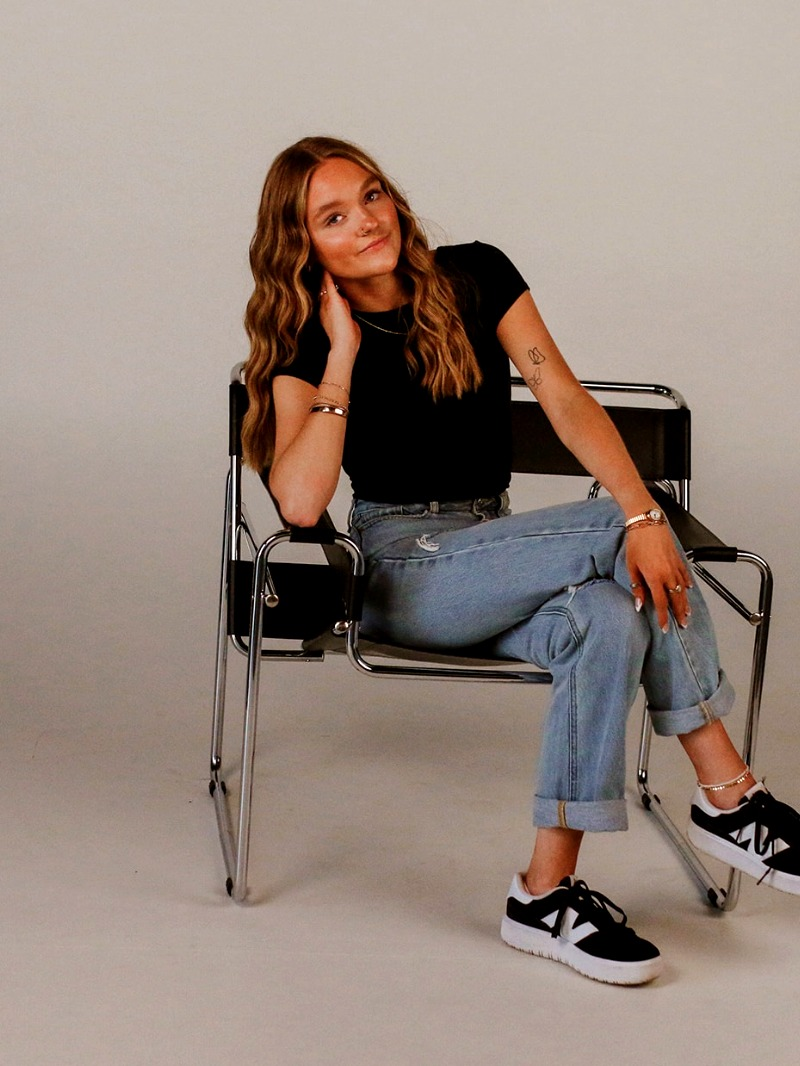
#> input picture images/lacee1.jpg, 800 x 1066 px, found by its file name
$ python process_photos.py
#> lines starting #> are read from the running program, lines starting #| are printed output that depends on the picture
"""
Lacee's Salon — Photo Processor
================================
Place your raw photos in salon/raw/ then run:
  python3 process_photos.py

Processed images saved to salon/images/

Hair work photos (name photo1.jpg–photo10.jpg):
  1. Ash-blonde texture close-up     → keep RIGHT half  (split shot)
  2. Brunette balayage result         → keep RIGHT half  (split shot)
  3. Blonde girl, flower wall         → keep LEFT half   (split shot)
  4. Dark hair from behind, full      → trim edges only  (already a good full shot)
  5. Before/after reddish-brown       → keep RIGHT half  (after shot)
  6. Silver/ash hair from behind      → keep RIGHT half  (split shot)
  7. Long dark curly, salon           → keep CENTER-RIGHT (3-panel shot)
  8. Blonde wavy, sage jacket         → keep RIGHT half  (split shot)
  9. Pink highlights (Huskers)        → trim edges only  (mostly full shot)
 10. Dark brunette waves, flower wall → keep RIGHT half  (split shot)

Lacee personal photos (name lacee1.jpg, lacee2.jpg):
 lacee1. Sitting in chair, full body → no crop, gentle warm enhancement
 lacee2. With flowers, over shoulder → no crop, gentle warm enhancement
         Both sized to portrait 800×1066 with soft warmth filter
"""

import os
from PIL import Image, ImageEnhance, ImageFilter

RAW_DIR = os.path.join(os.path.dirname(__file__), "raw")
OUT_DIR = os.path.join(os.path.dirname(__file__), "images")
os.makedirs(OUT_DIR, exist_ok=True)

# Crop boxes as (left%, top%, right%, bottom%) — percentages of original dimensions
CROP_PLANS = {
    1:  (0.50, 0.03, 1.00, 0.97),   # right half
    2:  (0.47, 0.03, 1.00, 0.97),   # right half
    3:  (0.02, 0.03, 0.56, 0.97),   # left half
    4:  (0.03, 0.04, 0.97, 0.97),   # trim edges
    5:  (0.50, 0.03, 1.00, 0.97),   # right half (after)
    6:  (0.50, 0.04, 1.00, 0.97),   # right half
    7:  (0.32, 0.03, 0.90, 0.97),   # center-right panel
    8:  (0.44, 0.03, 1.00, 0.97),   # right half
    9:  (0.03, 0.05, 0.97, 0.97),   # trim edges + slight crop
    10: (0.47, 0.03, 1.00, 0.97),   # right half
}

# Enhancement settings per photo (brightness, contrast, saturation, sharpness)
# Values are multipliers: 1.0 = no change
ENHANCE = {
    1:  (1.08, 1.22, 1.15, 1.4),   # cool tones — subtle lift, higher contrast
    2:  (1.10, 1.20, 1.20, 1.5),   # warm brunette — pop the warmth
    3:  (1.12, 1.18, 1.18, 1.4),   # salon interior — bright & clean
    4:  (1.08, 1.25, 1.15, 1.5),   # dark hair — contrast boost to show depth
    5:  (1.06, 1.28, 1.20, 1.4),   # reddish-brown — enhance the richness
    6:  (1.10, 1.20, 1.10, 1.5),   # silver/ash — cool, high contrast
    7:  (1.08, 1.22, 1.18, 1.5),   # long dark curly — depth + shine
    8:  (1.12, 1.18, 1.22, 1.4),   # golden blonde — warm & bright
    9:  (1.10, 1.18, 1.25, 1.3),   # pink highlights — let the color pop
    10: (1.08, 1.25, 1.15, 1.4),   # dark brunette — depth boost
}

# Target output dimensions (portrait orientation for website)
TARGET_W = 800
TARGET_H = 1066  # ~3:4 ratio


def process(num):
#> called with num = 1
    filename = f"photo{num}.jpg"
    src = os.path.join(RAW_DIR, filename)

    if not os.path.exists(src):
        # Try common extensions
        for ext in (".jpeg", ".png", ".webp", ".JPG", ".JPEG"):
            alt = os.path.join(RAW_DIR, f"photo{num}{ext}")
            if os.path.exists(alt):
                src = alt
                break
        else:
            print(f"  [SKIP] photo{num} not found in raw/")
            return
#> pass 2 of the loop `for i in range(1, 11):`:

    img = Image.open(src).convert("RGB")
    w, h = img.size

    # Crop
    lp, tp, rp, bp = CROP_PLANS[num]
    left   = int(w * lp)
    top    = int(h * tp)
    right  = int(w * rp)
    bottom = int(h * bp)
    img = img.crop((left, top, right, bottom))

    # Resize to target (maintain aspect, then center-crop to exact target)
    img.thumbnail((TARGET_W * 2, TARGET_H * 2), Image.LANCZOS)
    iw, ih = img.size
    scale = max(TARGET_W / iw, TARGET_H / ih)
    new_w = int(iw * scale)
    new_h = int(ih * scale)
    img = img.resize((new_w, new_h), Image.LANCZOS)
    # Center crop to target
    cx = (new_w - TARGET_W) // 2
    cy = (new_h - TARGET_H) // 2
    img = img.crop((cx, cy, cx + TARGET_W, cy + TARGET_H))

    # Enhance
    bri, con, sat, sha = ENHANCE[num]
    img = ImageEnhance.Brightness(img).enhance(bri)
    img = ImageEnhance.Contrast(img).enhance(con)
    img = ImageEnhance.Color(img).enhance(sat)
    img = ImageEnhance.Sharpness(img).enhance(sha)

    # Gentle unsharp mask for crisp detail
    img = img.filter(ImageFilter.UnsharpMask(radius=1.2, percent=60, threshold=3))

    # Save
    out_path = os.path.join(OUT_DIR, f"photo{num}.jpg")
    img.save(out_path, "JPEG", quality=92, optimize=True)
    print(f"  [OK]   photo{num}.jpg  →  {TARGET_W}x{TARGET_H}px  ({os.path.getsize(out_path)//1024}KB)")


def process_lacee(name, crop, enhance, output_name):
    """Process one of Lacee's personal photos."""
#> called with name = 'lacee1', crop = (0.04, 0.02, 0.96, 0.97), enhance = (1.06, 1.14, 1.12, 1.35), output_name = 'lacee1.jpg'
    src = None
    for ext in (".jpg", ".jpeg", ".png", ".webp", ".JPG", ".JPEG"):
        candidate = os.path.join(RAW_DIR, f"{name}{ext}")
        if os.path.exists(candidate):
            src = candidate
            break

    if src is None:
        print(f"  [SKIP] {name} not found in raw/")
        return

    img = Image.open(src).convert("RGB")
#> img is the input picture: PIL image 800x1066 RGB; mean R, G, B 150.8, 134.6, 125.3
    w, h = img.size
#> w = 800; h = 1066

    lp, tp, rp, bp = crop
    img = img.crop((int(w * lp), int(h * tp), int(w * rp), int(h * bp)))
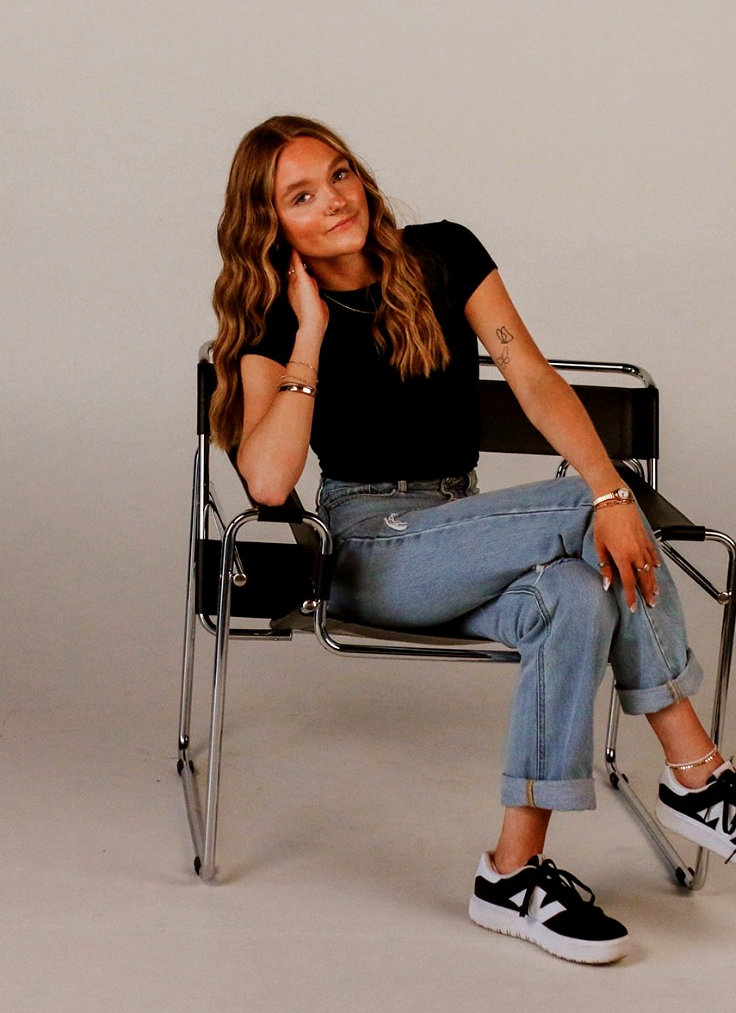
#> img: PIL image 736x1013 RGB; mean R, G, B 147, 130.6, 121.2

    # Resize — keep aspect ratio, center-crop to portrait target
    scale = max(TARGET_W / img.width, TARGET_H / img.height)
#> scale = 1.09
    nw, nh = int(img.width * scale), int(img.height * scale)
#> nw = 800; nh = 1101
    img = img.resize((nw, nh), Image.LANCZOS)
#> img: PIL image 800x1101 RGB
    cx = (nw - TARGET_W) // 2
#> cx = 0
    cy = (nh - TARGET_H) // 2
#> cy = 17
    img = img.crop((cx, cy, cx + TARGET_W, cy + TARGET_H))
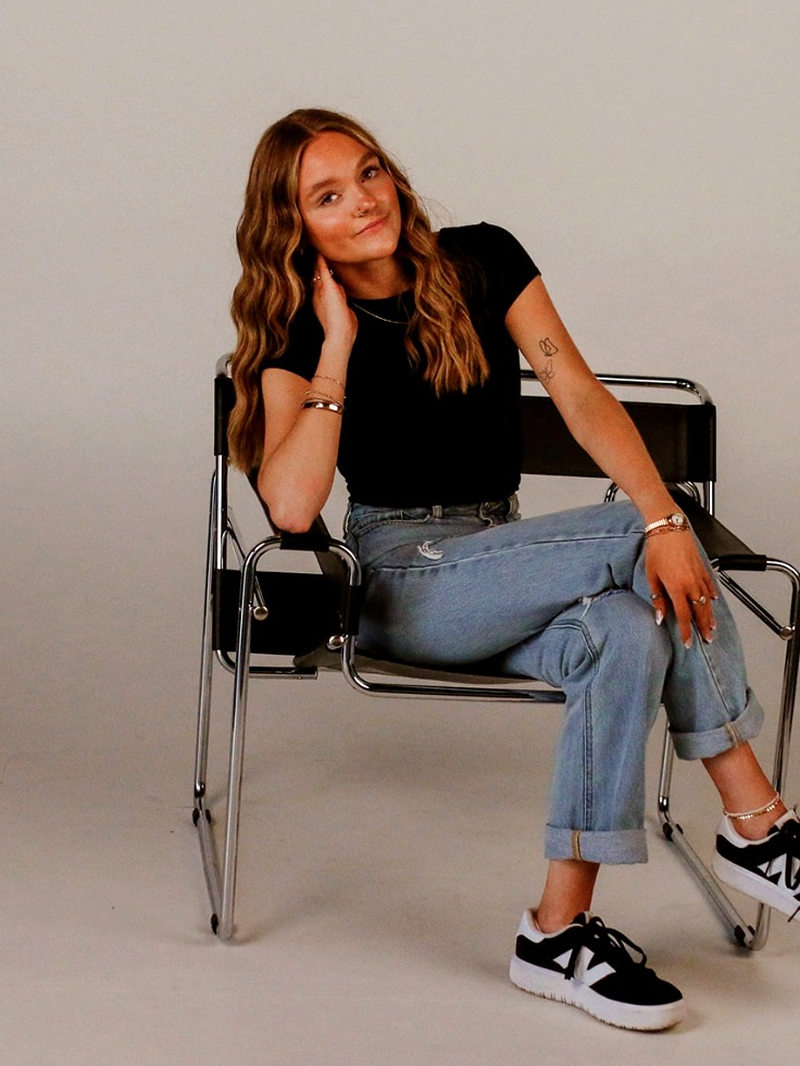
#> img: PIL image 800x1066 RGB; mean R, G, B 145.7, 129.1, 119.8

    bri, con, sat, sha = enhance
    img = ImageEnhance.Brightness(img).enhance(bri)
    img = ImageEnhance.Contrast(img).enhance(con)
    img = ImageEnhance.Color(img).enhance(sat)
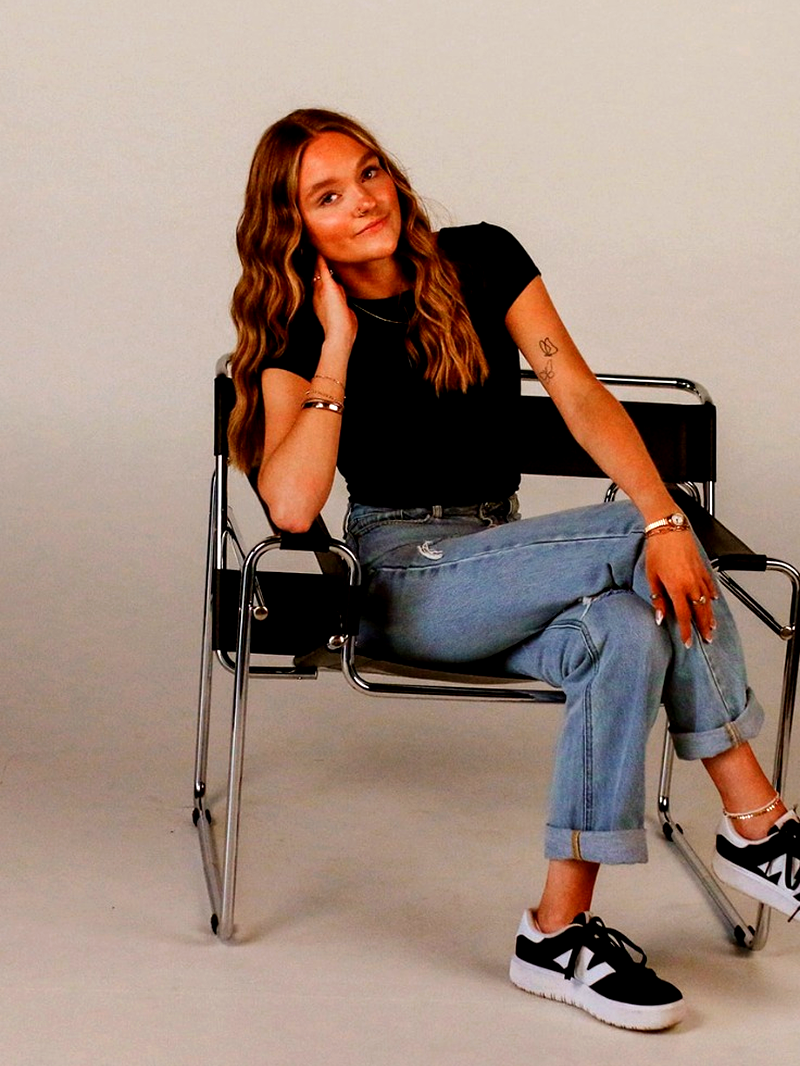
#> img: PIL image 800x1066 RGB; mean R, G, B 158.2, 136.2, 124.2
    img = ImageEnhance.Sharpness(img).enhance(sha)
    img = img.filter(ImageFilter.UnsharpMask(radius=1.0, percent=45, threshold=4))

    out_path = os.path.join(OUT_DIR, output_name)
    img.save(out_path, "JPEG", quality=94, optimize=True)
    print(f"  [OK]   {output_name}  →  {TARGET_W}x{TARGET_H}px  ({os.path.getsize(out_path)//1024}KB)")


# Lacee personal photo specs
LACEE_PHOTOS = [
    {
        "name":   "lacee1",
        "output": "lacee1.jpg",
        # Full body chair shot — keep full frame, trim slight top space
        "crop":   (0.04, 0.02, 0.96, 0.97),
        # Gentle warmth: lift shadows, subtle saturation, keep skin natural
        "enhance": (1.06, 1.14, 1.12, 1.35),
    },
    {
        "name":   "lacee2",
        "output": "lacee2.jpg",
        # Flowers/over-shoulder portrait — already perfectly framed
        "crop":   (0.03, 0.02, 0.97, 0.97),
        # Same gentle warmth for consistency
        "enhance": (1.06, 1.14, 1.12, 1.35),
    },
]


if __name__ == "__main__":
    print("Processing hair work photos (1–10)...\n")
    for i in range(1, 11):
        process(i)

    print("\nProcessing Lacee personal photos...\n")
    for spec in LACEE_PHOTOS:
        process_lacee(spec["name"], spec["crop"], spec["enhance"], spec["output"])
#> pass 2 of the loop `for spec in LACEE_PHOTOS:`:
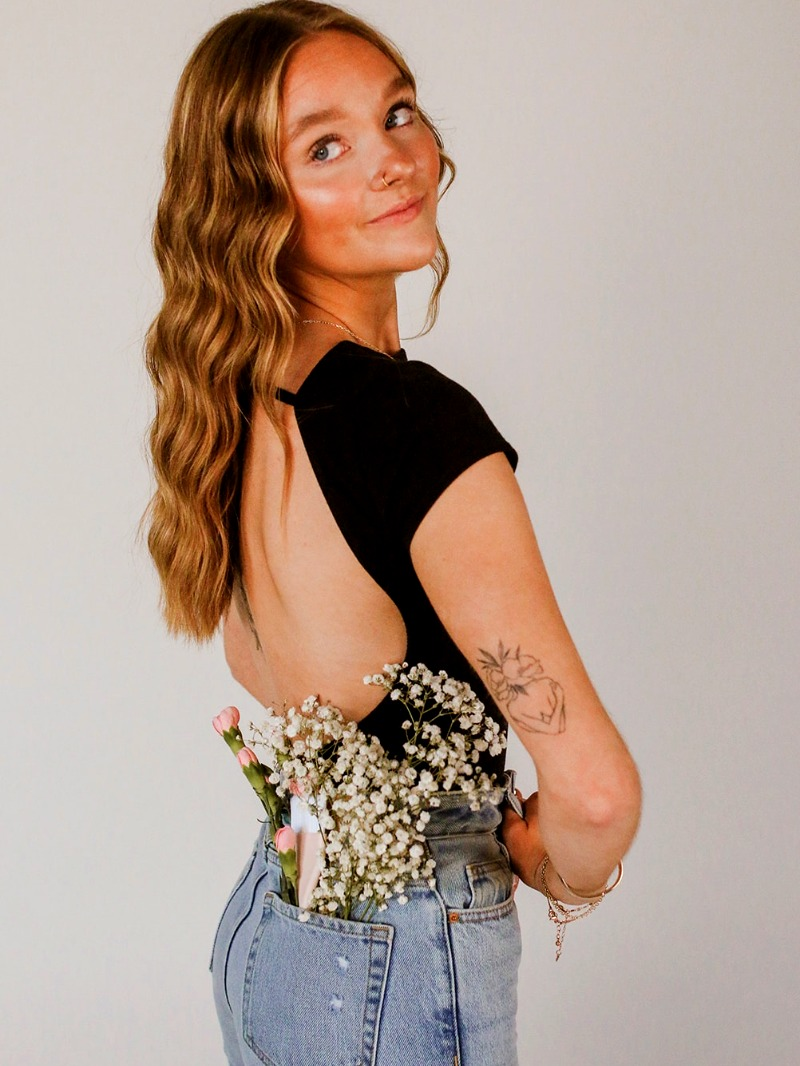
#> input picture images/lacee2.jpg, 800 x 1066 px, found by its file name
#> in process_lacee, img is the input picture: PIL image 800x1066 RGB; mean R, G, B 178.9, 158.6, 146.4
#> in process_lacee (call 2), `img = img.crop((cx, cy, cx + TARGET_W, cy + TARGET_H))`:
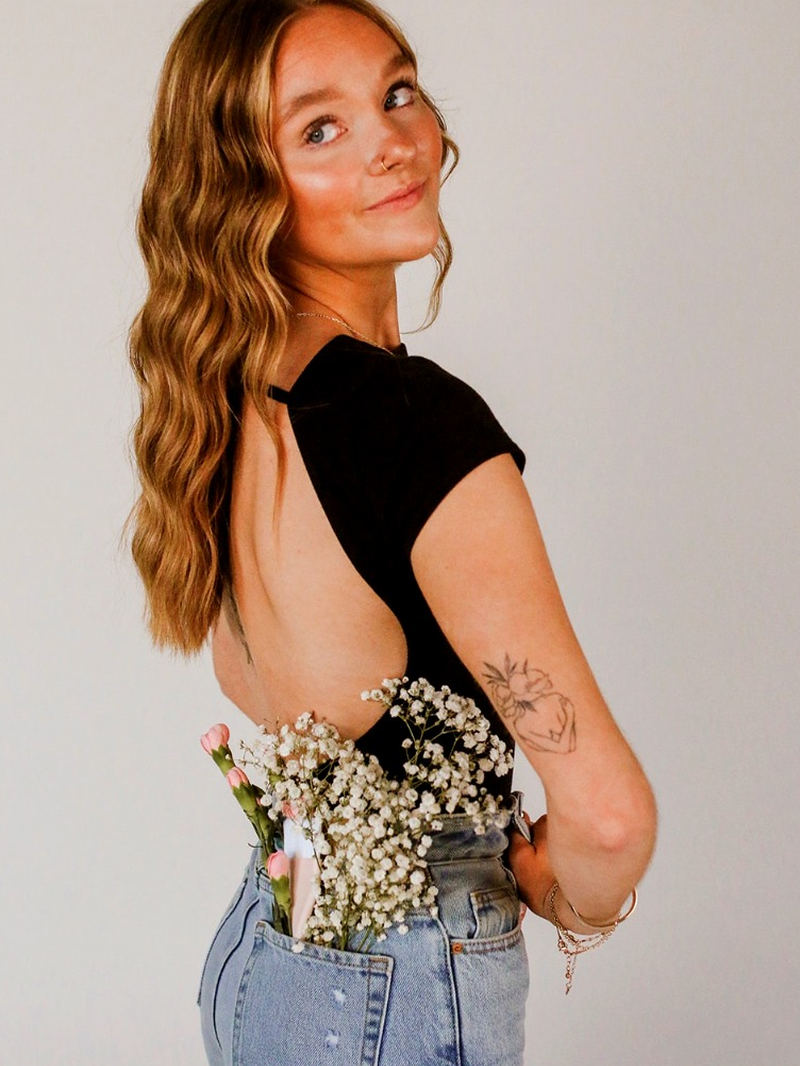
#> img: PIL image 800x1066 RGB; mean R, G, B 177.5, 155.4, 142
#> in process_lacee (call 2), `img = ImageEnhance.Contrast(img).enhance(con)`:
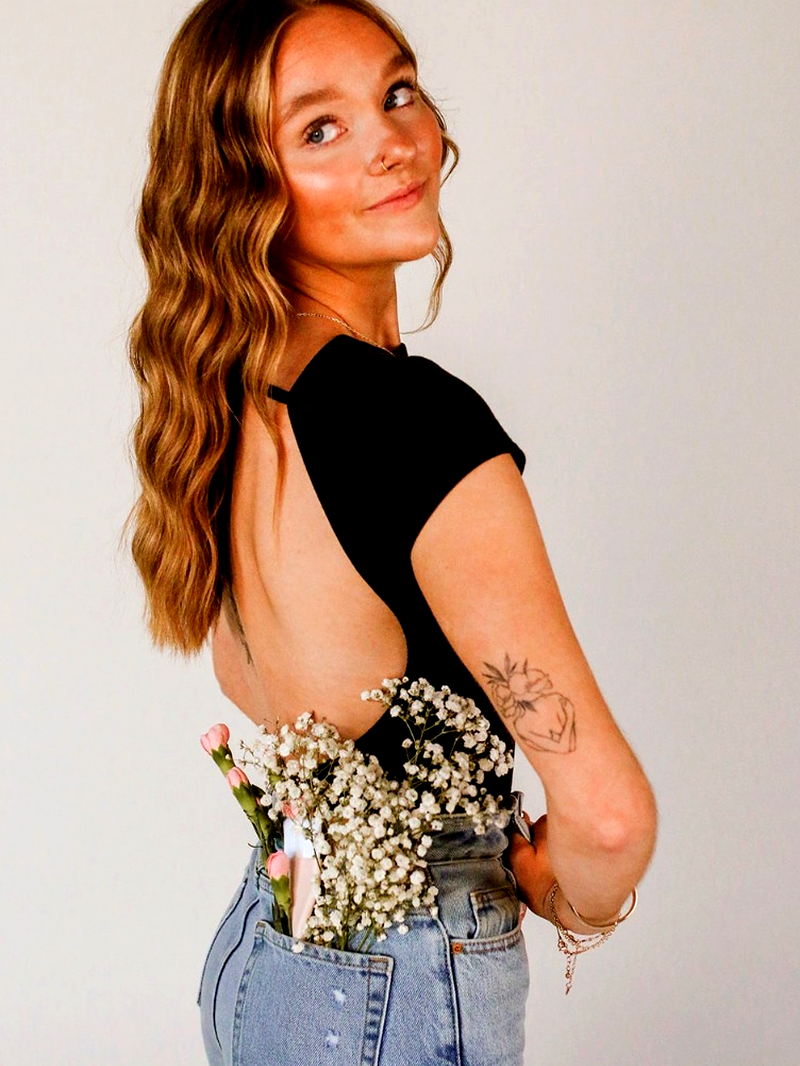
#> img: PIL image 800x1066 RGB; mean R, G, B 190.5, 164.4, 149.1

    print("\nDone! Check the images/ folder.")
